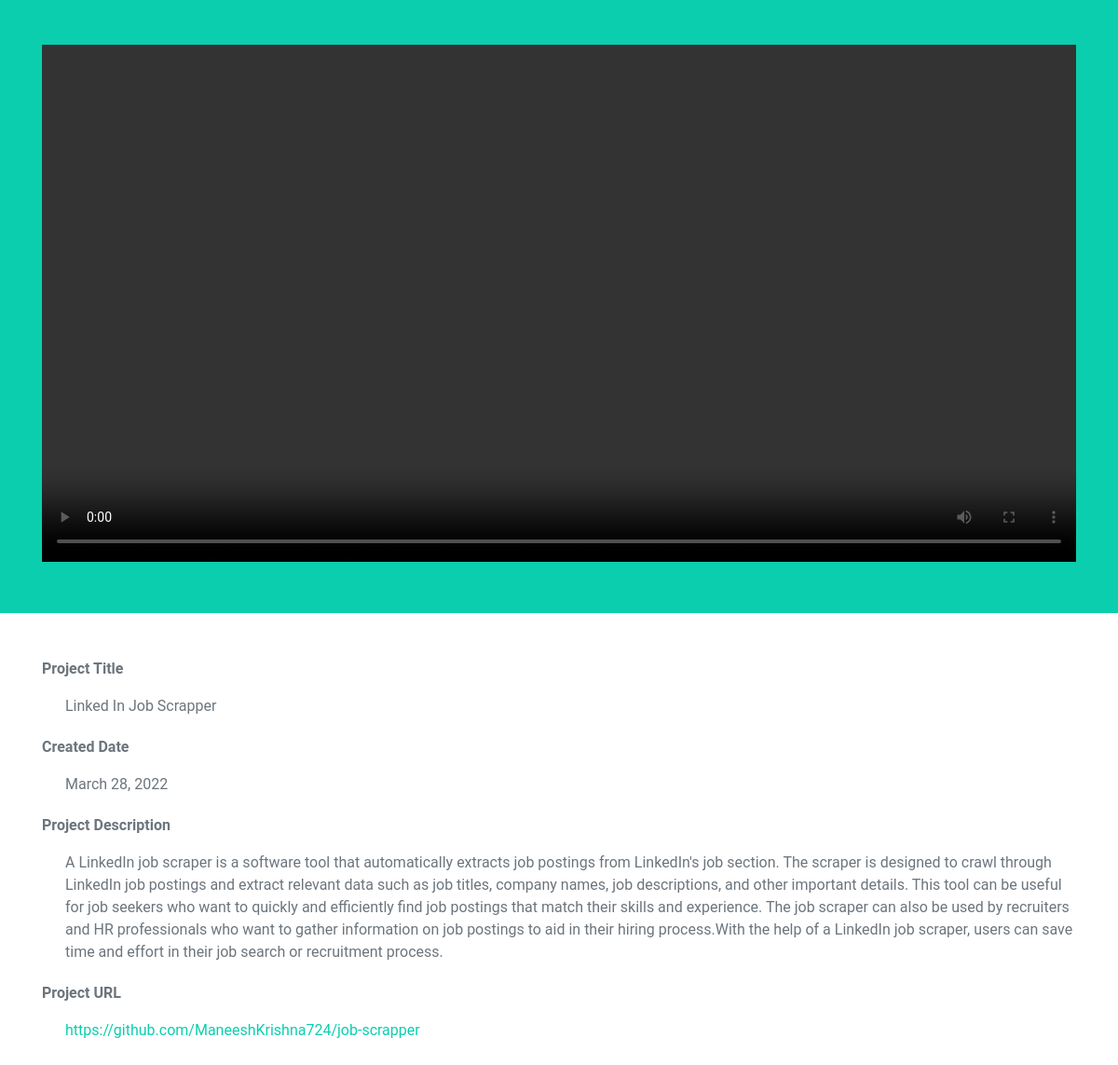
The page /projects/11 on the database its author committed.
### portfolio/models.py (models this page shows, shortened)
class Project(models.Model):
    class Meta:
        ordering = ["order_number"]
    name = models.CharField(max_length=200)
    demo = models.FileField(upload_to="demos")
    order_number = models.IntegerField(null=True)
    description = models.TextField()
    project_url = models.URLField(blank=True)
    created_date = models.DateField()
    thumbnail = models.ImageField(upload_to="thumbnails")

### portfolio/views.py (the view)
# urls.py: path("projects/<int:id>",views.view_project,name="view_project"),
def view_project(request,id):
    project = Project.objects.get(id=id)
    return render(request, 'portfolio/view-project.html',context=
                  {
        "project": project
                   }
                  )

### portfolio/templates/portfolio/view-project.html (shortened to what this page needs)
<!DOCTYPE html>
<html lang="en">
    {% load static %}
<head>
</head>
<link href="https://cdnjs.cloudflare.com/ajax/libs/font-awesome/5.10.0/css/all.min.css" rel="stylesheet">
<link href="{% static 'styles/style.css' %}" rel="stylesheet">
<body style="margin-bottom: 50px;">
    <div class="container-fluid bg-primary d-flex align-items-center mb-5 py-5" id="home" style="min-height: 80vh;">
        <div class="container" style="width: 100%;">
            <video style="margin: 0 auto; width: 100%;" controls>
                <source src="/media/{{project.demo}}">
            </video>
        </div>
    </div>
    <div class="container">
        <div style="margin-bottom: 20px;">
            <p><strong>Project Title</strong></p>
            <span class="cont-item">{{ project.name }}</span>
        </div>
        <div style="margin-bottom: 20px;">
            <p><strong>Created Date</strong></p>
            <span class="cont-item">{{ project.created_date }}</span>
        </div>
        <div style="margin-bottom: 20px;">
            <p><strong>Project Description</strong></p>
            <span style="display: block;white-space: normal;" class="cont-item">{{ project.description|linebreaksbr }}</span>
        </div>
        <div style="margin-bottom: 20px;">
            <p><strong>Project URL</strong></p>
            <a class="primary cont-item" href="{{project.project_url }}">{{project.project_url }}</a>
        </div>
    </div>
</body>
</html>

### portfolio/templates/portfolio/view-project.html (style rules this page uses)
.cont-item { margin-left: 25px; }

### rows shown on the page
Project: name "Linked In Job Scrapper", created_date "March 28, 2022", description "A LinkedIn job scraper is a software tool that automatically extracts job postings from LinkedIn's job section. The scraper is designed to crawl through LinkedIn job postings and extract relevant data such as job titles, company names, job descriptions, and other important details. This tool can be useful for job seekers who want to quickly and efficiently find job postings that match their skills and experience. The job scraper can also be used by recruiters and HR professionals who want to gather information on job postings to aid in their hiring process.With the help of a LinkedIn job scraper, users can save time and effort in their job search or recruitment process.", project_url "https://github.com/ManeeshKrishna724/job-scrapper"
